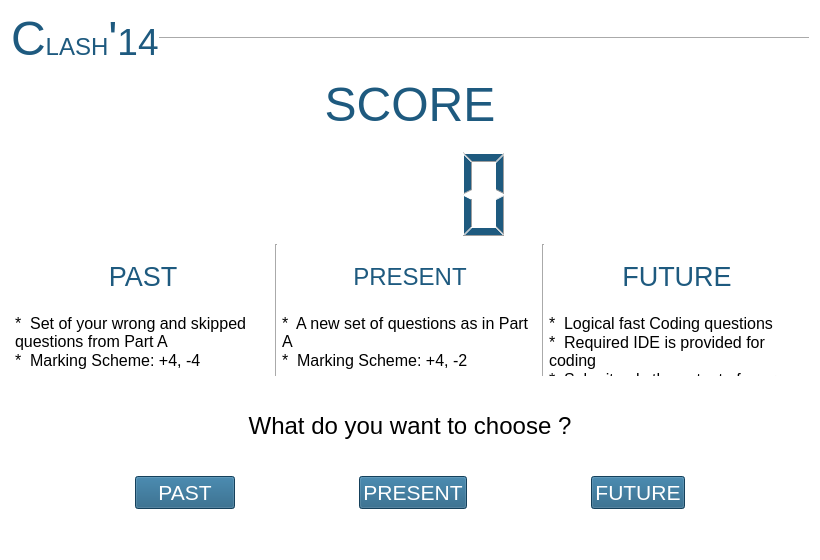
<?xml version="1.0" encoding="UTF-8"?>
<ui version="4.0">
 <class>Form</class>
 <widget class="QWidget" name="Form">
  <property name="geometry">
   <rect>
    <x>0</x>
    <y>0</y>
    <width>820</width>
    <height>560</height>
   </rect>
  </property>
  <property name="sizePolicy">
   <sizepolicy hsizetype="Ignored" vsizetype="Ignored">
    <horstretch>0</horstretch>
    <verstretch>0</verstretch>
   </sizepolicy>
  </property>
  <property name="windowTitle">
   <string>Form</string>
  </property>
  <property name="styleSheet">
   <string notr="true">background-color: rgb(255, 255, 255);</string>
  </property>
  <layout class="QVBoxLayout" name="verticalLayout_7">
   <item>
    <layout class="QVBoxLayout" name="verticalLayout">
     <property name="spacing">
      <number>0</number>
     </property>
     <item>
      <layout class="QVBoxLayout" name="verticalLayout_2">
       <property name="spacing">
        <number>0</number>
       </property>
       <item>
        <layout class="QVBoxLayout" name="verticalLayout_8">
         <item>
          <layout class="QHBoxLayout" name="horizontalLayout_4">
           <item>
            <widget class="QLabel" name="label_3">
             <property name="sizePolicy">
              <sizepolicy hsizetype="Fixed" vsizetype="Fixed">
               <horstretch>0</horstretch>
               <verstretch>0</verstretch>
              </sizepolicy>
             </property>
             <property name="font">
              <font>
               <pointsize>18</pointsize>
              </font>
             </property>
             <property name="styleSheet">
              <string notr="true">color: rgb(30, 90, 127);</string>
             </property>
             <property name="text">
              <string>&lt;html&gt;&lt;head/&gt;&lt;body&gt;&lt;p&gt;&lt;span style=&quot; font-size:36pt;&quot;&gt;C&lt;/span&gt;LASH&lt;span style=&quot; font-size:36pt;&quot;&gt;'&lt;/span&gt;&lt;span style=&quot; font-size:28pt;&quot;&gt;14&lt;/span&gt;&lt;/p&gt;&lt;/body&gt;&lt;/html&gt;</string>
             </property>
            </widget>
           </item>
           <item>
            <widget class="Line" name="line">
             <property name="sizePolicy">
              <sizepolicy hsizetype="MinimumExpanding" vsizetype="Fixed">
               <horstretch>0</horstretch>
               <verstretch>0</verstretch>
              </sizepolicy>
             </property>
             <property name="orientation">
              <enum>Qt::Horizontal</enum>
             </property>
            </widget>
           </item>
          </layout>
         </item>
        </layout>
       </item>
       <item>
        <layout class="QHBoxLayout" name="horizontalLayout_3">
         <item>
          <widget class="QLabel" name="label">
           <property name="styleSheet">
            <string notr="true">font: 25 16pt &quot;Leelawadee UI Semilight&quot;;
font: 8pt &quot;MS Shell Dlg 2&quot;;
color: rgb(30, 90, 127);</string>
           </property>
           <property name="text">
            <string>&lt;html&gt;&lt;head/&gt;&lt;body&gt;&lt;p align=&quot;center&quot;&gt;&lt;span style=&quot; font-size:36pt;&quot;&gt;SCORE&lt;/span&gt;&lt;/p&gt;&lt;/body&gt;&lt;/html&gt;</string>
           </property>
           <property name="alignment">
            <set>Qt::AlignCenter</set>
           </property>
          </widget>
         </item>
        </layout>
       </item>
      </layout>
     </item>
     <item>
      <layout class="QVBoxLayout" name="verticalLayout_11">
       <item>
        <widget class="QLCDNumber" name="scoreA">
         <property name="sizePolicy">
          <sizepolicy hsizetype="Ignored" vsizetype="Ignored">
           <horstretch>0</horstretch>
           <verstretch>0</verstretch>
          </sizepolicy>
         </property>
         <property name="maximumSize">
          <size>
           <width>16777215</width>
           <height>100</height>
          </size>
         </property>
         <property name="styleSheet">
          <string notr="true">color: rgb(30, 90, 127);</string>
         </property>
         <property name="frameShape">
          <enum>QFrame::NoFrame</enum>
         </property>
         <property name="frameShadow">
          <enum>QFrame::Plain</enum>
         </property>
         <property name="lineWidth">
          <number>1</number>
         </property>
         <property name="numDigits">
          <number>4</number>
         </property>
        </widget>
       </item>
      </layout>
     </item>
     <item>
      <layout class="QHBoxLayout" name="horizontalLayout">
       <item>
        <layout class="QVBoxLayout" name="verticalLayout_4">
         <property name="spacing">
          <number>0</number>
         </property>
         <item>
          <widget class="QLabel" name="label_4">
           <property name="sizePolicy">
            <sizepolicy hsizetype="Ignored" vsizetype="Ignored">
             <horstretch>0</horstretch>
             <verstretch>0</verstretch>
            </sizepolicy>
           </property>
           <property name="font">
            <font>
             <pointsize>18</pointsize>
            </font>
           </property>
           <property name="styleSheet">
            <string notr="true">background-color: rgb(255, 255, 255);
color: rgb(30, 90, 127);</string>
           </property>
           <property name="text">
            <string>&lt;html&gt;&lt;head/&gt;&lt;body&gt;&lt;p&gt;&lt;span style=&quot; font-size:20pt;&quot;&gt;PAST&lt;/span&gt;&lt;/p&gt;&lt;/body&gt;&lt;/html&gt;</string>
           </property>
           <property name="alignment">
            <set>Qt::AlignCenter</set>
           </property>
          </widget>
         </item>
         <item>
          <widget class="QTextBrowser" name="textBrowser">
           <property name="sizePolicy">
            <sizepolicy hsizetype="Ignored" vsizetype="Ignored">
             <horstretch>0</horstretch>
             <verstretch>0</verstretch>
            </sizepolicy>
           </property>
           <property name="styleSheet">
            <string notr="true">font: 12pt &quot;Times New Roman&quot;;</string>
           </property>
           <property name="frameShape">
            <enum>QFrame::NoFrame</enum>
           </property>
           <property name="html">
            <string>&lt;!DOCTYPE HTML PUBLIC &quot;-//W3C//DTD HTML 4.0//EN&quot; &quot;http://www.w3.org/TR/REC-html40/strict.dtd&quot;&gt;
&lt;html&gt;&lt;head&gt;&lt;meta name=&quot;qrichtext&quot; content=&quot;1&quot; /&gt;&lt;style type=&quot;text/css&quot;&gt;
p, li { white-space: pre-wrap; }
&lt;/style&gt;&lt;/head&gt;&lt;body style=&quot; font-family:'Times New Roman'; font-size:12pt; font-weight:400; font-style:normal;&quot;&gt;
&lt;p style=&quot; margin-top:0px; margin-bottom:0px; margin-left:0px; margin-right:0px; -qt-block-indent:0; text-indent:0px;&quot;&gt;&lt;span style=&quot; font-family:'MS Shell Dlg 2';&quot;&gt;*  Set of your wrong and skipped questions from Part A&lt;/span&gt;&lt;/p&gt;
&lt;p style=&quot; margin-top:0px; margin-bottom:0px; margin-left:0px; margin-right:0px; -qt-block-indent:0; text-indent:0px;&quot;&gt;&lt;span style=&quot; font-family:'MS Shell Dlg 2';&quot;&gt;*  Marking Scheme: +4, -4&lt;/span&gt;&lt;/p&gt;&lt;/body&gt;&lt;/html&gt;</string>
           </property>
          </widget>
         </item>
        </layout>
       </item>
       <item>
        <widget class="Line" name="line_2">
         <property name="sizePolicy">
          <sizepolicy hsizetype="Fixed" vsizetype="Ignored">
           <horstretch>0</horstretch>
           <verstretch>0</verstretch>
          </sizepolicy>
         </property>
         <property name="orientation">
          <enum>Qt::Vertical</enum>
         </property>
        </widget>
       </item>
       <item>
        <layout class="QVBoxLayout" name="verticalLayout_5">
         <property name="spacing">
          <number>0</number>
         </property>
         <item>
          <widget class="QLabel" name="label_11">
           <property name="sizePolicy">
            <sizepolicy hsizetype="Ignored" vsizetype="Ignored">
             <horstretch>0</horstretch>
             <verstretch>0</verstretch>
            </sizepolicy>
           </property>
           <property name="font">
            <font>
             <pointsize>18</pointsize>
            </font>
           </property>
           <property name="styleSheet">
            <string notr="true">color: rgb(30, 90, 127);</string>
           </property>
           <property name="text">
            <string>&lt;html&gt;&lt;head/&gt;&lt;body&gt;&lt;p&gt; PRESENT&lt;/p&gt;&lt;/body&gt;&lt;/html&gt;</string>
           </property>
           <property name="alignment">
            <set>Qt::AlignCenter</set>
           </property>
          </widget>
         </item>
         <item>
          <widget class="QTextBrowser" name="textBrowser_2">
           <property name="sizePolicy">
            <sizepolicy hsizetype="Ignored" vsizetype="Ignored">
             <horstretch>0</horstretch>
             <verstretch>0</verstretch>
            </sizepolicy>
           </property>
           <property name="styleSheet">
            <string notr="true">font: 12pt &quot;Times New Roman&quot;;</string>
           </property>
           <property name="frameShape">
            <enum>QFrame::NoFrame</enum>
           </property>
           <property name="html">
            <string>&lt;!DOCTYPE HTML PUBLIC &quot;-//W3C//DTD HTML 4.0//EN&quot; &quot;http://www.w3.org/TR/REC-html40/strict.dtd&quot;&gt;
&lt;html&gt;&lt;head&gt;&lt;meta name=&quot;qrichtext&quot; content=&quot;1&quot; /&gt;&lt;style type=&quot;text/css&quot;&gt;
p, li { white-space: pre-wrap; }
&lt;/style&gt;&lt;/head&gt;&lt;body style=&quot; font-family:'Times New Roman'; font-size:12pt; font-weight:400; font-style:normal;&quot;&gt;
&lt;p style=&quot; margin-top:0px; margin-bottom:0px; margin-left:0px; margin-right:0px; -qt-block-indent:0; text-indent:0px;&quot;&gt;&lt;span style=&quot; font-family:'MS Shell Dlg 2';&quot;&gt;*  A new set of questions as in Part A&lt;/span&gt;&lt;/p&gt;
&lt;p style=&quot; margin-top:0px; margin-bottom:0px; margin-left:0px; margin-right:0px; -qt-block-indent:0; text-indent:0px;&quot;&gt;&lt;span style=&quot; font-family:'MS Shell Dlg 2';&quot;&gt;*  Marking Scheme: +4, -2&lt;/span&gt;&lt;/p&gt;&lt;/body&gt;&lt;/html&gt;</string>
           </property>
          </widget>
         </item>
        </layout>
       </item>
       <item>
        <widget class="Line" name="line_3">
         <property name="sizePolicy">
          <sizepolicy hsizetype="Fixed" vsizetype="Preferred">
           <horstretch>0</horstretch>
           <verstretch>0</verstretch>
          </sizepolicy>
         </property>
         <property name="orientation">
          <enum>Qt::Vertical</enum>
         </property>
        </widget>
       </item>
       <item>
        <layout class="QVBoxLayout" name="verticalLayout_6">
         <property name="spacing">
          <number>0</number>
         </property>
         <item>
          <widget class="QLabel" name="label_12">
           <property name="sizePolicy">
            <sizepolicy hsizetype="Ignored" vsizetype="Ignored">
             <horstretch>0</horstretch>
             <verstretch>0</verstretch>
            </sizepolicy>
           </property>
           <property name="font">
            <font>
             <pointsize>18</pointsize>
            </font>
           </property>
           <property name="layoutDirection">
            <enum>Qt::LeftToRight</enum>
           </property>
           <property name="styleSheet">
            <string notr="true">color: rgb(30, 90, 127);</string>
           </property>
           <property name="text">
            <string>&lt;html&gt;&lt;head/&gt;&lt;body&gt;&lt;p&gt;&lt;span style=&quot; font-size:20pt;&quot;&gt; FUTURE&lt;/span&gt;&lt;/p&gt;&lt;/body&gt;&lt;/html&gt;</string>
           </property>
           <property name="alignment">
            <set>Qt::AlignCenter</set>
           </property>
          </widget>
         </item>
         <item>
          <widget class="QTextBrowser" name="textBrowser_3">
           <property name="sizePolicy">
            <sizepolicy hsizetype="Ignored" vsizetype="Ignored">
             <horstretch>0</horstretch>
             <verstretch>0</verstretch>
            </sizepolicy>
           </property>
           <property name="styleSheet">
            <string notr="true">font: 12pt &quot;Times New Roman&quot;;</string>
           </property>
           <property name="frameShape">
            <enum>QFrame::NoFrame</enum>
           </property>
           <property name="verticalScrollBarPolicy">
            <enum>Qt::ScrollBarAlwaysOff</enum>
           </property>
           <property name="horizontalScrollBarPolicy">
            <enum>Qt::ScrollBarAlwaysOff</enum>
           </property>
           <property name="html">
            <string>&lt;!DOCTYPE HTML PUBLIC &quot;-//W3C//DTD HTML 4.0//EN&quot; &quot;http://www.w3.org/TR/REC-html40/strict.dtd&quot;&gt;
&lt;html&gt;&lt;head&gt;&lt;meta name=&quot;qrichtext&quot; content=&quot;1&quot; /&gt;&lt;style type=&quot;text/css&quot;&gt;
p, li { white-space: pre-wrap; }
&lt;/style&gt;&lt;/head&gt;&lt;body style=&quot; font-family:'Times New Roman'; font-size:12pt; font-weight:400; font-style:normal;&quot;&gt;
&lt;p style=&quot; margin-top:0px; margin-bottom:0px; margin-left:0px; margin-right:0px; -qt-block-indent:0; text-indent:0px;&quot;&gt;&lt;span style=&quot; font-family:'MS Shell Dlg 2';&quot;&gt;*  Logical fast Coding questions&lt;/span&gt;&lt;/p&gt;
&lt;p style=&quot; margin-top:0px; margin-bottom:0px; margin-left:0px; margin-right:0px; -qt-block-indent:0; text-indent:0px;&quot;&gt;&lt;span style=&quot; font-family:'MS Shell Dlg 2';&quot;&gt;*  Required IDE is provided for coding &lt;/span&gt;&lt;/p&gt;
&lt;p style=&quot; margin-top:0px; margin-bottom:0px; margin-left:0px; margin-right:0px; -qt-block-indent:0; text-indent:0px;&quot;&gt;&lt;span style=&quot; font-family:'MS Shell Dlg 2';&quot;&gt;*  Submit only the output of your code as answer&lt;/span&gt;&lt;/p&gt;
&lt;p style=&quot; margin-top:0px; margin-bottom:0px; margin-left:0px; margin-right:0px; -qt-block-indent:0; text-indent:0px;&quot;&gt;&lt;span style=&quot; font-family:'MS Shell Dlg 2';&quot;&gt;*  Marking Scheme: +5, 0&lt;/span&gt;&lt;/p&gt;
&lt;p style=&quot;-qt-paragraph-type:empty; margin-top:0px; margin-bottom:0px; margin-left:0px; margin-right:0px; -qt-block-indent:0; text-indent:0px; font-family:'MS Shell Dlg 2';&quot;&gt;&lt;br /&gt;&lt;/p&gt;&lt;/body&gt;&lt;/html&gt;</string>
           </property>
          </widget>
         </item>
        </layout>
       </item>
      </layout>
     </item>
     <item>
      <layout class="QVBoxLayout" name="verticalLayout_3">
       <item>
        <widget class="QLabel" name="label_2">
         <property name="sizePolicy">
          <sizepolicy hsizetype="Ignored" vsizetype="Ignored">
           <horstretch>0</horstretch>
           <verstretch>0</verstretch>
          </sizepolicy>
         </property>
         <property name="font">
          <font>
           <pointsize>18</pointsize>
          </font>
         </property>
         <property name="styleSheet">
          <string notr="true">color: rgb(0, 0, 0);</string>
         </property>
         <property name="text">
          <string>What do you want to choose ?</string>
         </property>
         <property name="alignment">
          <set>Qt::AlignCenter</set>
         </property>
        </widget>
       </item>
       <item>
        <layout class="QHBoxLayout" name="horizontalLayout_2">
         <item>
          <widget class="QPushButton" name="past_btn">
           <property name="sizePolicy">
            <sizepolicy hsizetype="Fixed" vsizetype="Fixed">
             <horstretch>0</horstretch>
             <verstretch>0</verstretch>
            </sizepolicy>
           </property>
           <property name="minimumSize">
            <size>
             <width>100</width>
             <height>0</height>
            </size>
           </property>
           <property name="font">
            <font>
             <family>MS Shell Dlg 2</family>
             <pointsize>16</pointsize>
             <weight>50</weight>
             <italic>false</italic>
             <bold>false</bold>
            </font>
           </property>
           <property name="focusPolicy">
            <enum>Qt::StrongFocus</enum>
           </property>
           <property name="acceptDrops">
            <bool>false</bool>
           </property>
           <property name="toolTip">
            <string/>
           </property>
           <property name="statusTip">
            <string notr="true"/>
           </property>
           <property name="styleSheet">
            <string notr="true">font: 16pt &quot;MS Shell Dlg 2&quot;;
background-color: rgb(30, 90, 127);
color: rgb(255, 255, 255);</string>
           </property>
           <property name="text">
            <string>PAST</string>
           </property>
           <property name="autoDefault">
            <bool>false</bool>
           </property>
           <property name="default">
            <bool>false</bool>
           </property>
           <property name="flat">
            <bool>false</bool>
           </property>
          </widget>
         </item>
         <item>
          <widget class="QPushButton" name="present_btn">
           <property name="sizePolicy">
            <sizepolicy hsizetype="Fixed" vsizetype="Fixed">
             <horstretch>0</horstretch>
             <verstretch>0</verstretch>
            </sizepolicy>
           </property>
           <property name="font">
            <font>
             <family>MS Shell Dlg 2</family>
             <pointsize>16</pointsize>
             <weight>50</weight>
             <italic>false</italic>
             <bold>false</bold>
            </font>
           </property>
           <property name="styleSheet">
            <string notr="true">
font: 16pt &quot;MS Shell Dlg 2&quot;;
background-color: rgb(30, 90, 127);
color: rgb(255, 255, 255);</string>
           </property>
           <property name="text">
            <string>PRESENT</string>
           </property>
          </widget>
         </item>
         <item>
          <widget class="QPushButton" name="future_btn">
           <property name="sizePolicy">
            <sizepolicy hsizetype="Fixed" vsizetype="Fixed">
             <horstretch>0</horstretch>
             <verstretch>0</verstretch>
            </sizepolicy>
           </property>
           <property name="font">
            <font>
             <family>MS Shell Dlg 2</family>
             <pointsize>16</pointsize>
             <weight>50</weight>
             <italic>false</italic>
             <bold>false</bold>
            </font>
           </property>
           <property name="styleSheet">
            <string notr="true">
font: 16pt &quot;MS Shell Dlg 2&quot;;
background-color: rgb(30, 90, 127);
color: rgb(255, 255, 255);</string>
           </property>
           <property name="text">
            <string>FUTURE</string>
           </property>
          </widget>
         </item>
        </layout>
       </item>
      </layout>
     </item>
     <item>
      <layout class="QHBoxLayout" name="horizontalLayout_6">
       <item>
        <spacer name="verticalSpacer">
         <property name="orientation">
          <enum>Qt::Vertical</enum>
         </property>
         <property name="sizeType">
          <enum>QSizePolicy::Fixed</enum>
         </property>
         <property name="sizeHint" stdset="0">
          <size>
           <width>20</width>
           <height>40</height>
          </size>
         </property>
        </spacer>
       </item>
      </layout>
     </item>
    </layout>
   </item>
  </layout>
 </widget>
 <resources/>
 <connections/>
</ui>
